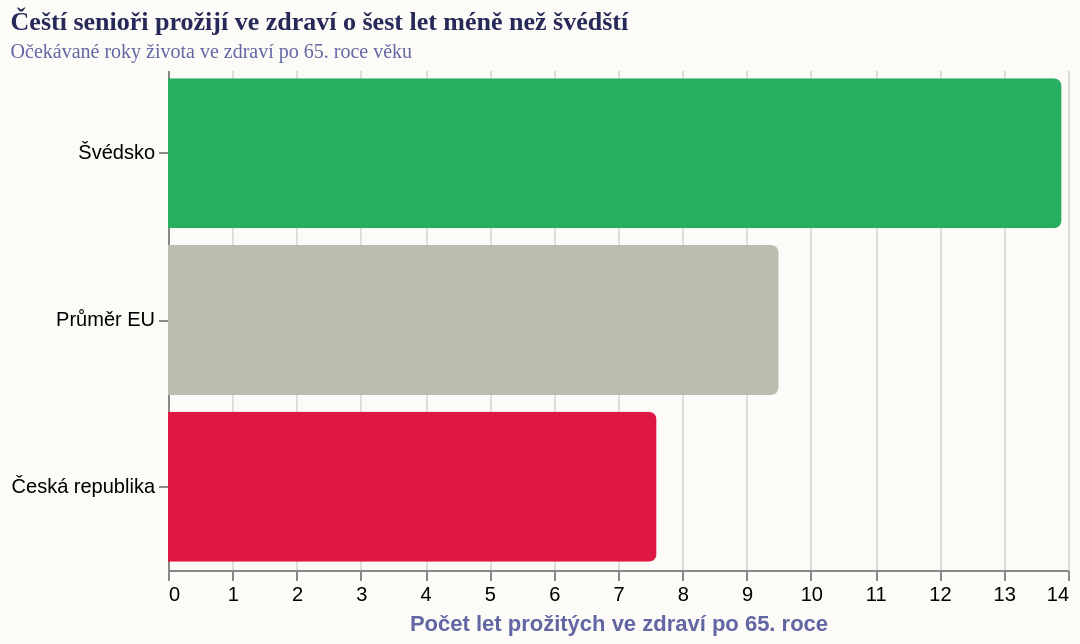

Describe this chart as a Vega-Lite specification.
### Vega-Lite specification from a JSON file in a GitHub repository (floating-point values rounded to 4 significant figures)
{"_source": "Zdroj: OECD Health Statistics 2025", "$schema": "https://vega.github.io/schema/vega-lite/v5.json", "description": "Měřítko věcí: Naděje dožití ve zdraví po 65. roce (Healthy Life Years)", "width": 450, "height": 250, "autosize": {"type": "pad", "resize": true}, "background": "#fdfbf7", "data": {"values": [{"country": "Švédsko", "val": 13.9, "color": "#27ae60"}, {"country": "Průměr EU", "val": 9.5, "color": "#bcbcb0"}, {"country": "Česká republika", "val": 7.6, "color": "#de1743"}]}, "mark": {"type": "bar", "tooltip": true, "cornerRadiusEnd": 4}, "encoding": {"y": {"field": "country", "type": "nominal", "title": null, "sort": "-x"}, "x": {"field": "val", "type": "quantitative", "title": "Počet let prožitých ve zdraví po 65. roce"}, "color": {"field": "color", "type": "nominal", "scale": null}}, "config": {"view": {"stroke": "transparent"}, "title": {"font": "Roboto Slab", "fontWeight": "bold", "fontSize": 13, "anchor": "start", "color": "#272a59", "subtitleFont": "Work Sans", "subtitleFontSize": 10, "subtitleColor": "#6267a3"}, "axis": {"titleColor": "#6267a3"}, "legend": {}}, "title": {"text": "Čeští senioři prožijí ve zdraví o šest let méně než švédští", "subtitle": "Očekávané roky života ve zdraví po 65. roce věku"}}
